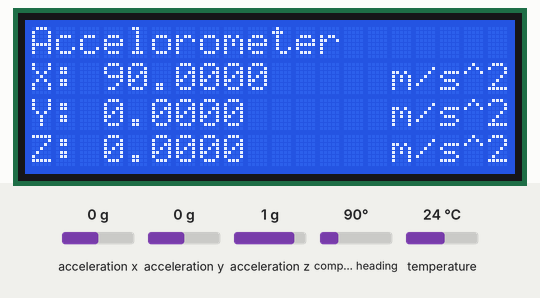
A sketch run on a simulated Arduino Uno, built with avr-gcc and run on an emulated ATmega328P. On the bench: 20×4 character LCD. Inputs (shaded band) come from the test bench; at power-on: acceleration x 0 g, acceleration y 0 g, acceleration z 1 g, compass heading 90°, temperature 24 °C.

Above: at 2.2 s.
2.3 s: acceleration x set to -1.4 g
At 2.8 s:
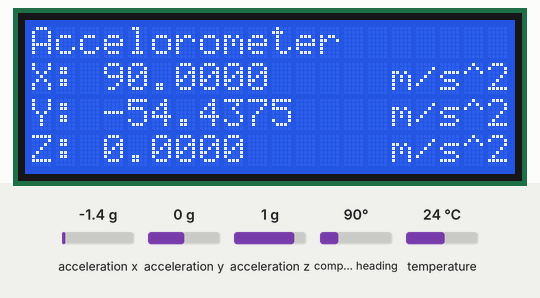
3.8 s: acceleration y set to -1.4 g
At 4.6 s:
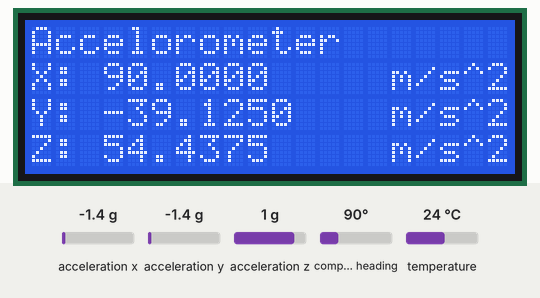
5.3 s: acceleration z set to -1.4 g
At 6.5 s:
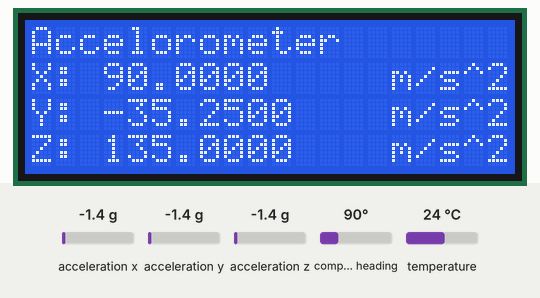
6.8 s: compass heading set to 7°
At 7.8 s:
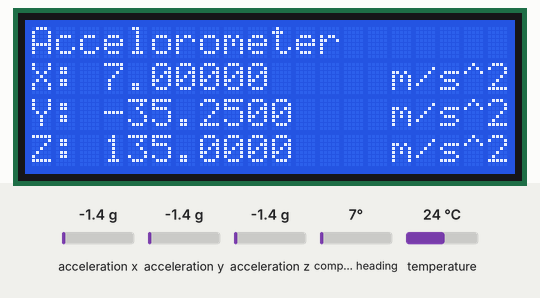
Timing chart, 0 to 9.5 s (numbered marks = the images above; inputs shaded):
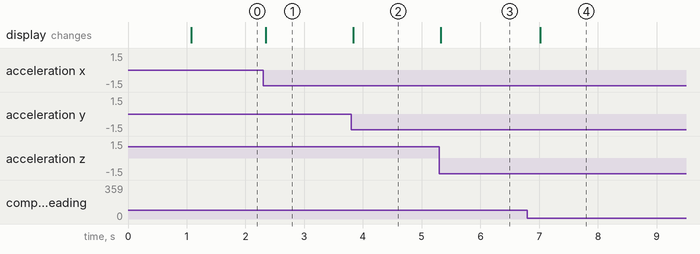

The sketch:

lcd_and_bno055.ino
```cpp
#include <LiquidCrystal.h>
#include <Wire.h>
#include <Adafruit_Sensor.h>
#include <Adafruit_BNO055.h>
#include <utility/imumaths.h>

// Initializing LCD pin's
const int rs = 12, en = 11, d4 = 5, d5 = 4, d6 = 3, d7 = 2;
LiquidCrystal lcd(rs, en, d4, d5, d6, d7);

// Initializing BNO055 Sensor
Adafruit_BNO055 bno = Adafruit_BNO055(55);

void setup() {
  // The baud rate for the sensor
  Serial.begin(9600);

  // Determines if the BNO055 Sensor is detected
  if(!bno.begin())
  {
    /* There was a problem detecting the BNO055 ... check your connections */
    Serial.print("Ooops, no BNO055 detected ... Check your wiring or I2C ADDR!");
    while(1);
  }
  delay(1000);

  // If no errors, then the sensor is True
  bno.setExtCrystalUse(true);

  // set up the LCD's number of columns and rows:
  lcd.begin(20, 4);

  // Creating the constant for the BNO055 (Accelemeter, Gryoscope, and Magnometer)
  uint8_t system, gyro, accel, mag;
  system = gyro = accel = mag = 0;
  bno.getCalibration(&system, &gyro, &accel, &mag);

  // Creating the constant for the BNO055 (Temperature)
  int8_t  temp = bno.getTemp();

  // Setup for the BNO055 calibration setup (gryoscope, accelerometer, euler, and magnetometer)
//  while (True){
        //
        // adafruit_bno055_offsets_t calibrationData;

//    }
}

void loop() {
  // Get the updated/new evented from the BNO055 sensor
  sensors_event_t event;
  bno.getEvent(&event);

  // Display the information (Column, Row) (First Information Title)
  lcd.setCursor(0, 0);
  lcd.print("Accelorometer");

  // Display the information (Column, Row) (Second Information X)
  lcd.setCursor(0, 1);
  lcd.print("X: ");
  lcd.setCursor(3, 1);
  lcd.print(event.orientation.x, 4);
  lcd.setCursor(15, 1);
  lcd.print("m/s^2");

  // Display the information (Column, Row) (Third Information Y)
  lcd.setCursor(0, 2);
  lcd.print("Y: ");
  lcd.setCursor(3, 2);
  lcd.print(event.orientation.y, 4);
  lcd.setCursor(15, 2);
  lcd.print("m/s^2");

  // Display the information (Column, Row) (Fourth Information Z)
  lcd.setCursor(0, 3);
  lcd.print("Z: ");
  lcd.setCursor(3, 3);
  lcd.print(event.orientation.z, 4);
  lcd.setCursor(15, 3);
  lcd.print("m/s^2");

  // A small delay for the SENSOR to the LCD
  delay(200);
}
```

Measured:
- after the input at 2.3 s, the display: changes after 0.05 s (image 1)
- after the input at 3.8 s, the display: changes at once (image 2)
- after the input at 5.3 s, the display: changes at once (image 3)
- after the input at 6.8 s, the display: changes after 0.22 s (image 4)
